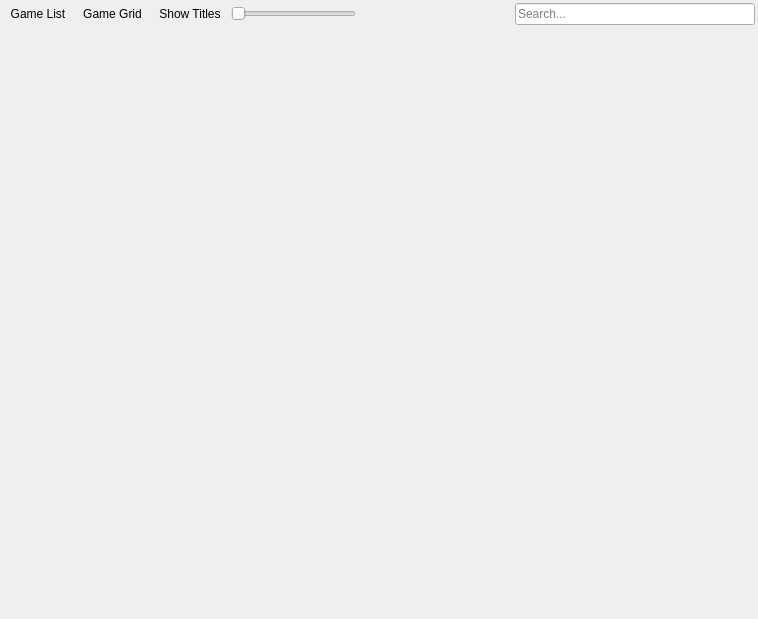
<?xml version="1.0" encoding="UTF-8"?>
<ui version="4.0">
 <class>GameListWidget</class>
 <widget class="QWidget" name="GameListWidget">
  <property name="geometry">
   <rect>
    <x>0</x>
    <y>0</y>
    <width>758</width>
    <height>619</height>
   </rect>
  </property>
  <layout class="QVBoxLayout" name="verticalLayout">
   <property name="spacing">
    <number>0</number>
   </property>
   <property name="leftMargin">
    <number>0</number>
   </property>
   <property name="topMargin">
    <number>0</number>
   </property>
   <property name="rightMargin">
    <number>0</number>
   </property>
   <property name="bottomMargin">
    <number>0</number>
   </property>
   <item>
    <layout class="QHBoxLayout" name="horizontalLayout_3">
     <property name="leftMargin">
      <number>3</number>
     </property>
     <property name="topMargin">
      <number>3</number>
     </property>
     <property name="rightMargin">
      <number>3</number>
     </property>
     <property name="bottomMargin">
      <number>3</number>
     </property>
     <item>
      <layout class="QHBoxLayout" name="horizontalLayout">
       <property name="spacing">
        <number>3</number>
       </property>
       <item>
        <widget class="QToolButton" name="viewGameList">
         <property name="minimumSize">
          <size>
           <width>32</width>
           <height>0</height>
          </size>
         </property>
         <property name="text">
          <string>Game List</string>
         </property>
         <property name="icon">
          <iconset theme="list-check">
           <normaloff>.</normaloff>.</iconset>
         </property>
         <property name="checkable">
          <bool>true</bool>
         </property>
         <property name="autoRaise">
          <bool>true</bool>
         </property>
        </widget>
       </item>
       <item>
        <widget class="QToolButton" name="viewGameGrid">
         <property name="minimumSize">
          <size>
           <width>32</width>
           <height>0</height>
          </size>
         </property>
         <property name="text">
          <string>Game Grid</string>
         </property>
         <property name="icon">
          <iconset theme="function-line">
           <normaloff>.</normaloff>.</iconset>
         </property>
         <property name="checkable">
          <bool>true</bool>
         </property>
         <property name="autoRaise">
          <bool>true</bool>
         </property>
        </widget>
       </item>

       <item>
        <widget class="QToolButton" name="viewGridTitles">
         <property name="minimumSize">
          <size>
           <width>32</width>
           <height>0</height>
          </size>
         </property>
         <property name="text">
          <string>Show Titles</string>
         </property>
         <property name="icon">
          <iconset theme="price-tag-3-line">
           <normaloff>.</normaloff>.</iconset>
         </property>
         <property name="checkable">
          <bool>true</bool>
         </property>
         <property name="autoRaise">
          <bool>true</bool>
         </property>
        </widget>
       </item>
       <item>
        <widget class="QSlider" name="gridScale">
         <property name="minimumSize">
          <size>
           <width>125</width>
           <height>0</height>
          </size>
         </property>
         <property name="maximumSize">
          <size>
           <width>125</width>
           <height>16777215</height>
          </size>
         </property>
         <property name="minimum">
          <number>10</number>
         </property>
         <property name="maximum">
          <number>200</number>
         </property>
         <property name="orientation">
          <enum>Qt::Horizontal</enum>
         </property>
        </widget>
       </item>
      </layout>
     </item>
     <item>
      <spacer name="horizontalSpacer">
       <property name="orientation">
        <enum>Qt::Horizontal</enum>
       </property>
       <property name="sizeHint" stdset="0">
        <size>
         <width>40</width>
         <height>20</height>
        </size>
       </property>
      </spacer>
     </item>
     <item>
      <layout class="QHBoxLayout" name="horizontalLayout_2">
       <property name="spacing">
        <number>6</number>
       </property>


       <item>
        <widget class="QLineEdit" name="searchText">
         <property name="minimumSize">
          <size>
           <width>240</width>
           <height>0</height>
          </size>
         </property>
         <property name="placeholderText">
          <string>Search...</string>
         </property>
         <property name="clearButtonEnabled">
          <bool>true</bool>
         </property>
        </widget>
       </item>
      </layout>
     </item>
    </layout>
   </item>
   <item>
    <widget class="QStackedWidget" name="stack"/>
   </item>
  </layout>
 </widget>
 <resources>
  <include location="../resources/resources.qrc"/>
 </resources>
 <connections/>
</ui>
